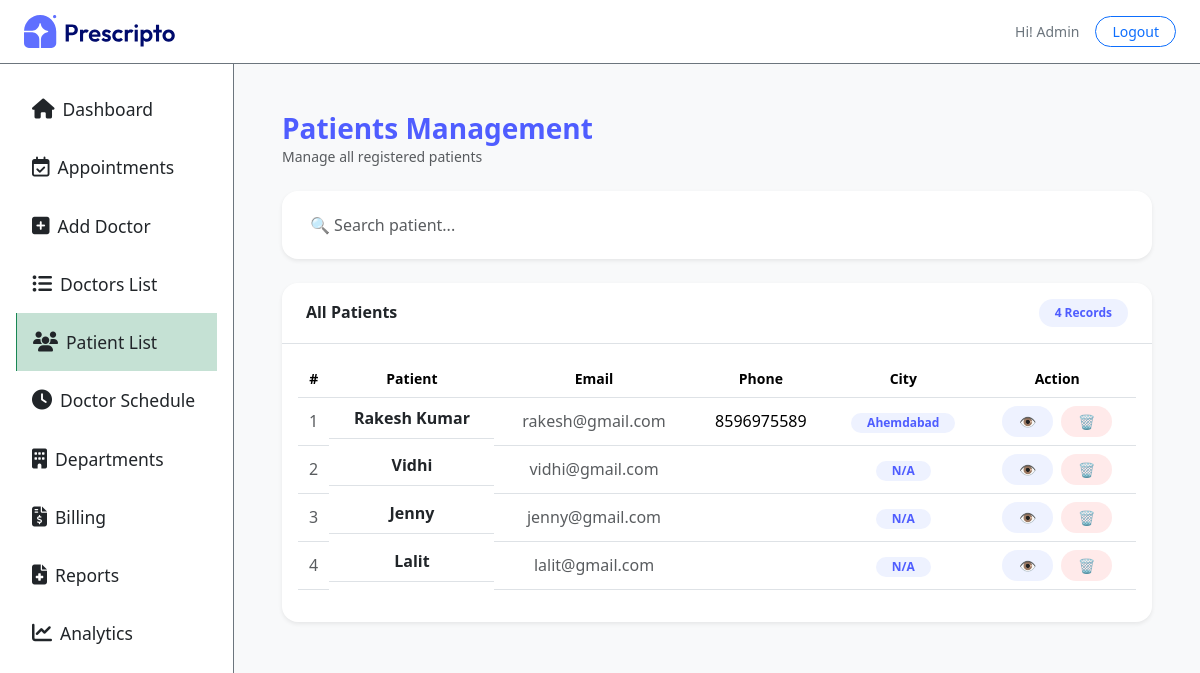
Page /patient-list/ (signed in) on the earlier database version.
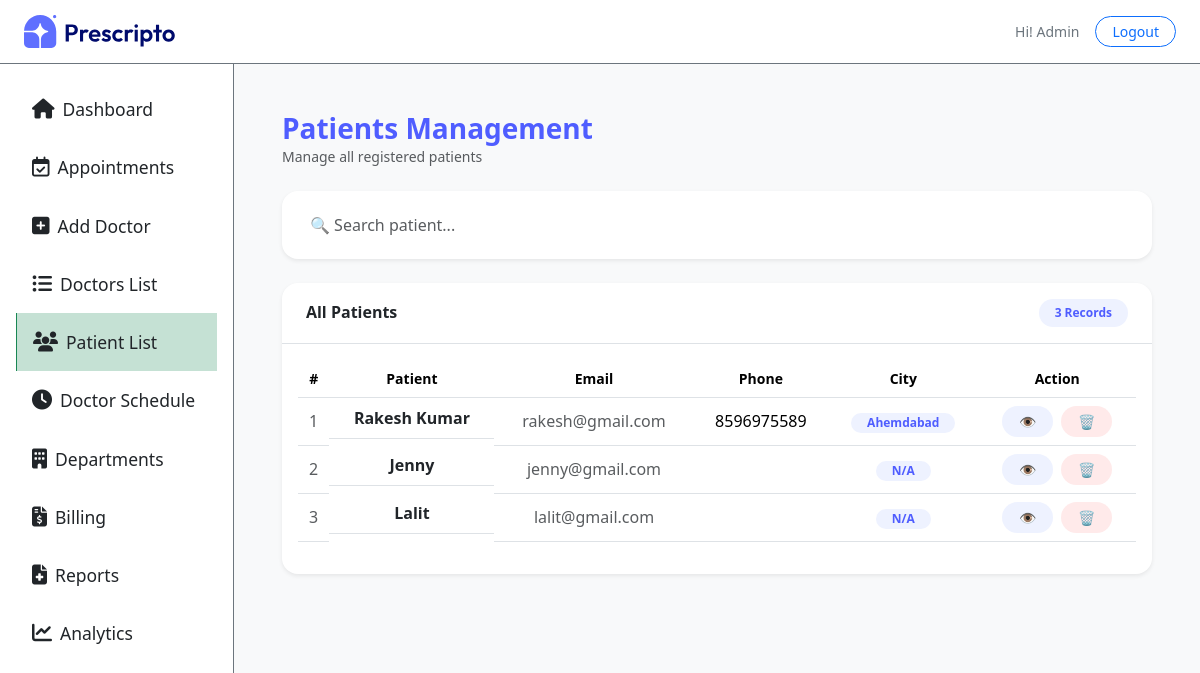
Same page on the later database version.
### appointment/models.py (models this page shows, shortened)
class Patients(models.Model):
    username = models.CharField(max_length=100)
    email = models.EmailField()
    password = models.CharField(max_length=100)
    phone = models.CharField(max_length=15, blank=True)
    city = models.CharField(max_length=100, blank=True)
    address = models.TextField(blank=True)
    profile_image = CloudinaryField('image', folder='patients_image')

### appointment/views.py (the view)
# urls.py: path('patient-list/', views.patient_list, name='patient_list'),
@login_required(login_url='/dash_login')
@staff_member_required
def patient_list(request):
    patients = Patients.objects.all()
    patients = patients.annotate(
        total_appointments=Count('appointments'),
        total_bill=Sum(
            'appointments__doctor__fees',
            filter=Q(appointments__status='Approved')
        )
    ).order_by('-id')
    context = {
        'patients': patients,
        'action': 'patient_list',
        "role": "admin"
    }
    return render(request, 'dashboard/patient_list.html', context)

### templates/dashboard/patient_list.html (shortened to what this page needs)
{% extends "dashboard/layout.html" %}
{% load static %}
{% block contant %}
<section class="p-5 bg-light min-vh-100"  style="width: 100%;">
    <div class="d-flex justify-content-between align-items-center mb-4" data-aos="fade-down">
        <div>
            <h3 class="fw-bold mb-0" style="color:#4f5dff;">Patients Management</h3>
            <p class="text-muted small mb-0">Manage all registered patients</p>
        </div>
    </div>
    <div class="row mb-4">
        <div class="col-md-12" data-aos="fade-right">
            <div class="bg-white rounded-4 shadow-sm p-3">
                <input type="text" id="searchInput" class="form-control border-0"
                    placeholder="🔍 Search patient..."
                    onkeyup="searchTable()"
                    style="outline:none;">
            </div>
        </div>
    </div>
    <div class="bg-white rounded-4 shadow-sm" data-aos="fade-up">
        <div class="px-4 py-3 border-bottom d-flex justify-content-between align-items-center">
            <h6 class="fw-bold mb-0">All Patients</h6>
            <span class="badge rounded-pill px-3 py-2"
                  style="background:#eef2ff; color:#4f5dff;">
                {{ patients|length }} Records
            </span>
        </div>
        <div class="table-responsive p-3">
            <table class="table align-middle text-center" id="appointmentTable">
                <thead>
                    <tr class="text-muted small">
                        <th>#</th>
                        <th>Patient</th>
                        <th>Email</th>
                        <th>Phone</th>
                        <th>City</th>
                        <th>Action</th>
                    </tr>
                </thead>
                <tbody>
                    {% for patient in patients %}
                    <tr style="transition:0.3s;"
                        onmouseover="this.style.background='#f9faff'"
                        onmouseout="this.style.background=''">
                        <td class="text-muted">{{ forloop.counter }}</td>
                        <td class="d-flex align-items-center justify-content-center gap-2">
                            <span class="fw-semibold text-dark text-capitalize">
                                {{ patient.username }}
                            </span>
                        </td>
                        <td class="text-muted">{{ patient.email }}</td>
                        <td>{{ patient.phone }}</td>
                        <td>
                            <span class="badge px-3 py-1 rounded-pill"
                                style="background:#eef2ff; color:#4f5dff;">
                                {{ patient.city|default:"N/A" }}
                            </span>
                        </td>
                        <td>
                            <div class="d-flex justify-content-center gap-2">
                                <a href="{% url 'patient_detail' patient.id %}"
                                   class="btn btn-sm rounded-pill px-3"
                                   style="background:#eef2ff; color:#4f5dff;">
                                    👁
                                </a>
                                <form method="POST" action="{% url 'delete_patient' patient.id %}">
                                    <button type="submit"
                                        class="btn btn-sm rounded-pill px-3"
                                        style="background:#ffeaea; color:#dc3545;"
                                        onclick="return confirm('Delete this patient?')">
                                        🗑
                                    </button>
                                </form>
                            </div>
                        </td>
                    </tr>
                    {% empty %}
                    <tr>
                        <td colspan="7" class="py-5 text-muted">
                            No patients found 😔
                        </td>
                    </tr>
                    {% endfor %}
                </tbody>
            </table>
        </div>
    </div>
</section>
{% endblock %}

Differences in the rows shown:
removed Patients: username "Vidhi", email "vidhi@gmail.com", city "N/A"
Other differences:
{{ patients|length }}: "4" → "3"
